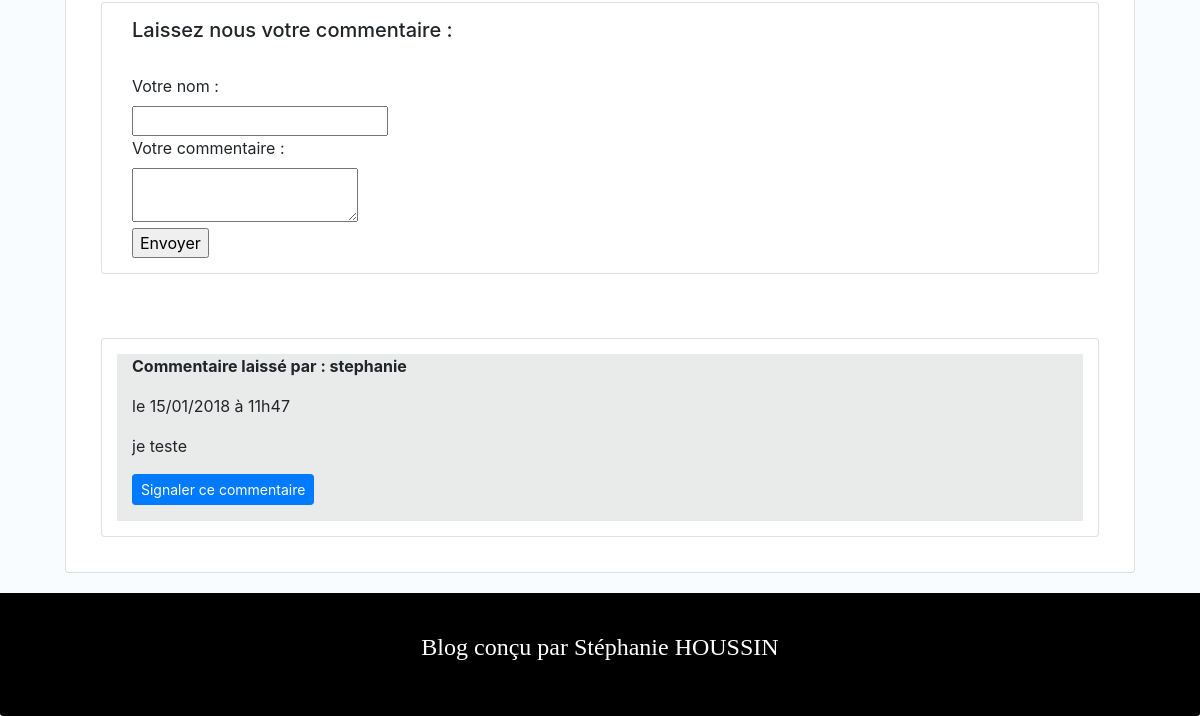
The app's page /index.php?action=post&id=5 (lower part), older data.
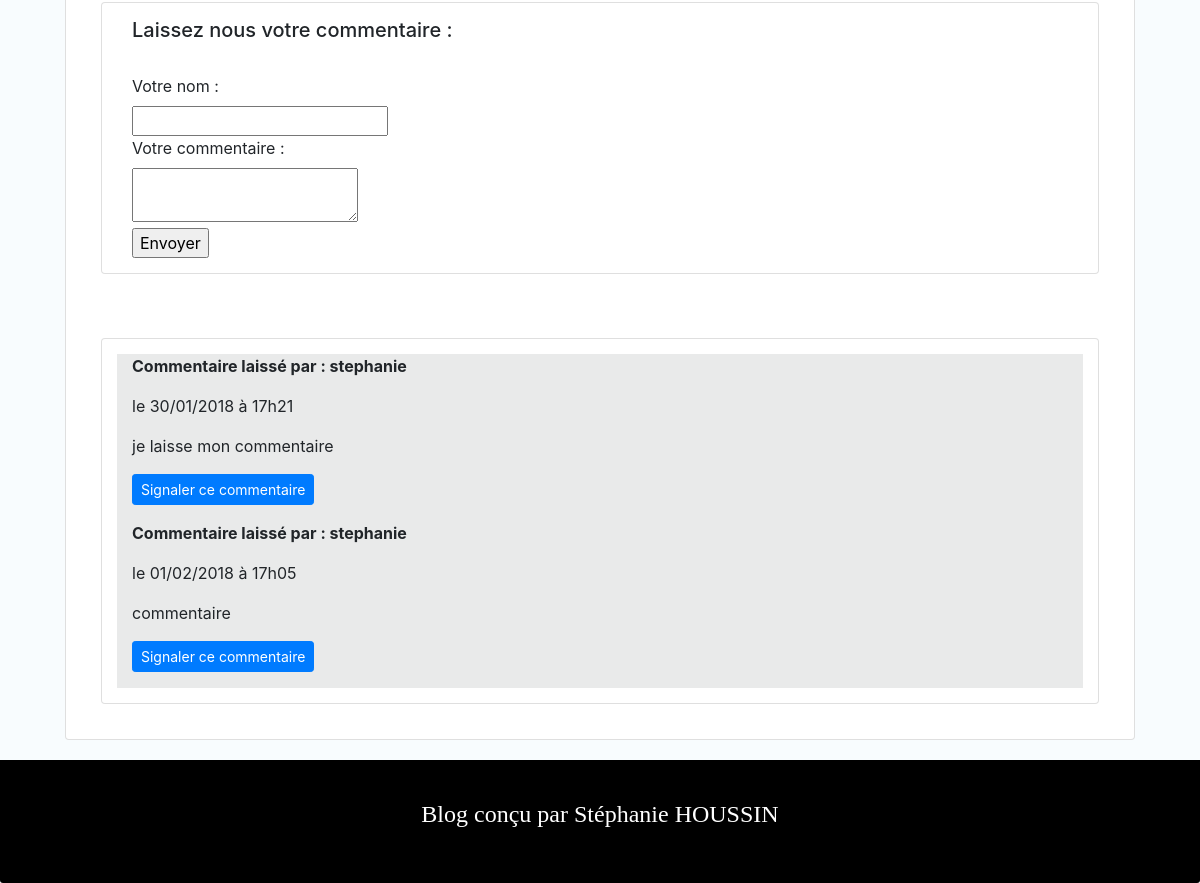
The same page, newer data.
### tables this page shows
CREATE TABLE `comments` (
  `id` int(11) NOT NULL,
  `postId` int(11) NOT NULL,
  `author` varchar(255) NOT NULL,
  `comment` text NOT NULL,
  `comment_date` datetime NOT NULL,
  `is_signaled` int(11) DEFAULT NULL
);

### controller/FrontController.php (called while the page is built, shortened)
<?php
class FrontController
{
   protected $post;
   protected $comment;
   public function __construct()
   {
      $this->post = new PostManager();
      $this->comment = new CommentManager();
   }
   public function onePost()
   {
     $post = $this->post->getOnePost($_GET['id']);
     $comments = $this->comment->getOnePostComments($_GET['id']);
     require('view/postView.php');
   }
   }

### index.php (called while the page is built, shortened)
<?php
require ('Autoload.php');
$routeur = new Routeur();
$routeur->routerRequete();

### Autoload.php (called while the page is built, shortened)
<?php
function autoload($classname)
{
	if(file_exists($file = 'controller/' . $classname . '.php'))
	{
			require $file;
	}
	elseif(file_exists($file = 'model/' . $classname . '.php'))
	{
		 require $file;
	}
	elseif(file_exists($file = 'view/' . $classname . '.php'))
	{
		 require $file;
	}
  elseif(file_exists($file = '' . $classname . '.php'))
  {
		 require $file;
	}
}

### model/Manager.php (called while the page is built)
<?php
class Manager
{
   protected $db;
   public function __construct()
   {
     try
     {
        $this->db = new \PDO('mysql:host=localhost;dbname=alaska;charset=utf8', 'root', '',array(PDO::ATTR_ERRMODE => PDO::ERRMODE_EXCEPTION));
     }
     catch (\Exception $e)
     {
        die ('Erreur :'.$e->getMessage());
     }
   }
   public function db()
   {
      return $this->db;
   }
}

### model/PostManager.php (called while the page is built, shortened)
<?php
class PostManager extends Manager
{
  public function getOnePost($postId)
  {
    $req = $this->db()->prepare('SELECT id,author,title,content,DATE_FORMAT(creation_date,\'%d/%m/%Y à %Hh%i\')AS creation_date FROM posts WHERE id='.$postId);
    $req->execute(array($postId));
    $donnees = $req->fetch();
    $onePost = new Post($donnees);
    return $onePost;
  }
}

### model/Post.php (called while the page is built, shortened)
<?php
class Post
{
  private $id;
  public function hydrate(array $donnees)
  {
    foreach($donnees as $key => $value)
    {
        $method = 'set'.ucfirst($key);
    }
  }
  public function getId()
  {
    return $this->id;
  }
  public function setId($id)
  {
      $this->id =  $id;
  }
}

### model/CommentManager.php (called while the page is built, shortened)
<?php
class CommentManager extends Manager
{
    public function getOnePostComments($postId)
    {
        $comments = [];
        $req = $this->db()->prepare('SELECT id,author,comment , is_signaled, DATE_FORMAT(comment_date, \'%d/%m/%Y à %Hh%i\')AS comment_date FROM comments WHERE postId = ? ORDER BY comment_date DESC');
        $req->execute(array($postId));
        while($donnees = $req->fetch(PDO::FETCH_ASSOC))
        {
          $comments[] = new Comment($donnees);
        }
        return $comments;
    }
}

### model/Comment.php (called while the page is built, shortened)
<?php
class Comment
{
  private $id;
  private $author;
  private $comment;
  private $comment_date;
   public function hydrate(array $donnees)
   {
     foreach($donnees as $key => $value)
     {
       $method = 'set'.ucfirst($key);
     }
   }
   public function getId()
   {
      return $this->id;
   }
   public function getAuthor()
   {
      return $this->author;
   }
   public function getComment()
   {
      return $this->comment;
   }
   public function getComment_date()
   {
      return $this->comment_date;
   }
   public function setId($id)
   {
      $this->id = $id;
   }
   public function setAuthor($author)
   {
     if(is_string($author) AND !empty($author))
     {
       $this->author = $author;
     }
   }
   public function setComment($comment)
   {
     if(is_string($comment) AND !empty($comment))
     {
       $this->comment = $comment;
     }
   }
   public function setComment_date($comment_date)
   {
      $this->comment_date = $comment_date;
   }
}

### view/PostView.php (the view, shortened to what this page needs)
<div class="container">
  <div class="card">
    <div class="card-post">
  <div class="card">
      <div class="card-comments">
          <div class="col-lg-8">
              <h2 class="card-title-comments">Laissez nous votre commentaire :</h2><br/>
              <form action="index.php?action=addComment&amp;id=<?= $post->getId();?>" method="post">
          <div>
              <label for="author">Votre nom :</label><br />
              <input type="text" id="author" name="author" />
          </div>
          <div>
              <label for="comment">Votre commentaire :</label><br />
              <textarea id="comment" name="comment"></textarea>
          </div>
          <div>
              <input type="submit" value="Envoyer" />
          </div>
            </form>
          </div>
      </div>
  </div>
  <br/>
  <div class="card">
    <div class="card-report">
      <div class="col-lg-8">
        <?php foreach ($comments as $comment) :?>
          <p class="card-author">Commentaire laissé par : <?= htmlspecialchars($comment->getAuthor()); ?></p>
          <p class="card-date">le <?= $comment->getComment_date(); ?></p>
          <p class="card-comment"><?= nl2br(htmlspecialchars($comment->getComment())); ?></p>
          <p><a href="index.php?action=reportComment&amp;id=<?= $comment->getId();?>&amp;postId=<?= $post->getId();?>
          "<button type="button" class="btn btn-primary btn-sm">Signaler ce commentaire</a></button></p>
        <?php endforeach ;?>
    </div>
  </div>
</div>
    </div>
  </div>
</div>
<?php require('view/template.php'); ?>

Row changes from the older to the newer data that the page shows:
no longer on this page (row edited): comments: author "stephanie", Comment_date "15/01/2018 à 11h47", comment "je teste"
now on this page (row edited): comments: author "stephanie", Comment_date "30/01/2018 à 17h21", comment "je laisse mon commentaire"
added comments: author "stephanie", Comment_date "01/02/2018 à 17h05", comment "commentaire"
